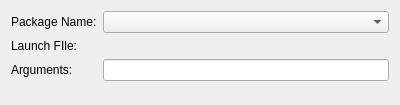
<?xml version="1.0" encoding="UTF-8"?>
<ui version="4.0">
 <class>ROSProjectManager::Internal::ROSLaunchStep</class>
 <widget class="QWidget" name="ROSProjectManager::Internal::ROSLaunchStep">
  <property name="geometry">
   <rect>
    <x>0</x>
    <y>0</y>
    <width>400</width>
    <height>105</height>
   </rect>
  </property>
  <property name="windowTitle">
   <string>Form</string>
  </property>
  <layout class="QFormLayout" name="formLayout">
   <item row="0" column="0">
    <widget class="QLabel" name="packageNameLabel">
     <property name="text">
      <string>Package Name:</string>
     </property>
    </widget>
   </item>
   <item row="0" column="1">
    <widget class="QComboBox" name="packageNameComboBox"/>
   </item>
   <item row="1" column="0">
    <widget class="QLabel" name="launchFileLabel">
     <property name="text">
      <string>Launch FIle:</string>
     </property>
    </widget>
   </item>
   <item row="1" column="1">
    <widget class="Utils::PathChooser" name="launchBrowserWidget" native="true"/>
   </item>
   <item row="2" column="0">
    <widget class="QLabel" name="argumentsLabel">
     <property name="text">
      <string>Arguments:</string>
     </property>
    </widget>
   </item>
   <item row="2" column="1">
    <widget class="QLineEdit" name="argumentsLineEdit"/>
   </item>
  </layout>
 </widget>
 <customwidgets>
  <customwidget>
   <class>Utils::PathChooser</class>
   <extends>QWidget</extends>
   <header>utils/pathchooser.h</header>
   <container>1</container>
  </customwidget>
 </customwidgets>
 <resources/>
 <connections/>
</ui>
